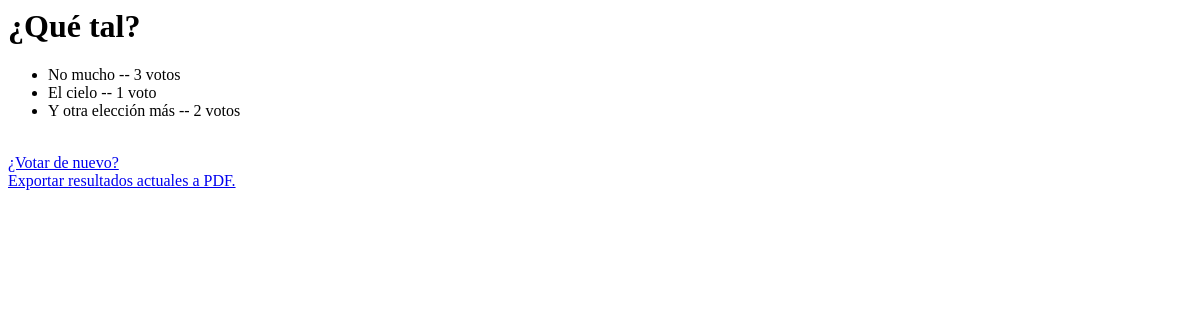
Before: /polls/1/resultados/ with the older database file.
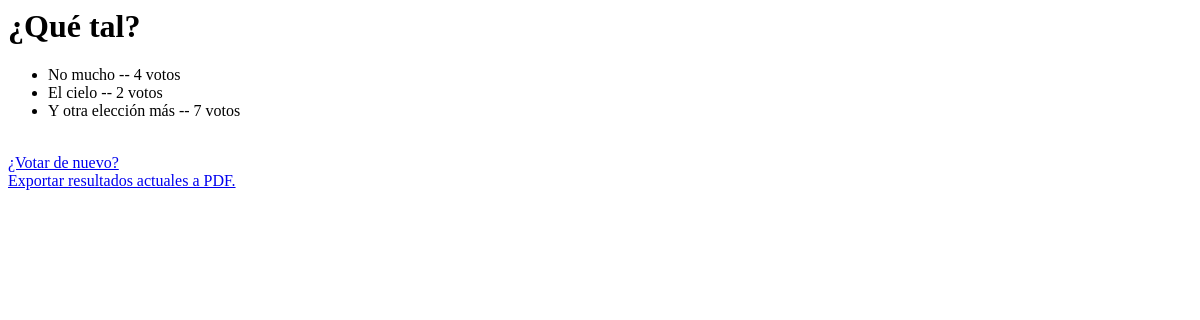
After: the same page with the newer database file.
### polls/models.py (models this page shows, shortened)
class Pregunta(models.Model):
    texto_pregunta = models.CharField(max_length=200)
    fecha_publicacion = models.DateTimeField('Fecha de publicación')
    favorita = models.BooleanField('Favorito', default=False)
    def ha_sido_publicado_recientemente(self):
        ahora = timezone.now()
        return ahora - datetime.timedelta(days=1) <= self.fecha_publicacion <= ahora
    ha_sido_publicado_recientemente.admin_order_field = 'fecha_publicacion'
    ha_sido_publicado_recientemente.boolean = True
    ha_sido_publicado_recientemente.short_description = '¿Ha sido publicado recientemente?'

class Eleccion(models.Model):
    pregunta = models.ForeignKey(Pregunta, on_delete=models.CASCADE)
    texto_eleccion = models.CharField(max_length=200)
    votos = models.IntegerField(default=0)

### polls/views.py (the view)
# urls.py: path('<int:pk>/resultados/', views.ResultadosView.as_view(), name='Resultados'),
class ResultadosView(generic.DetailView):
    model = Pregunta
    template_name = 'polls/resultado.html'

### polls/templates/polls/resultado.html (shortened to what this page needs)
<h1> {{ pregunta.texto_pregunta }} </h1>
<ul>
    {% for eleccion in pregunta.eleccion_set.all %}
    <li> {{ eleccion.texto_eleccion }} -- {{ eleccion.votos}} voto{{ eleccion.votos|pluralize }}</li>
    {% endfor %}
</ul>
<a href="{% url 'polls:Detalle' pregunta.id %}">¿Votar de nuevo?</a>
<a href="{% url 'polls:Exportar' pregunta.id %}">Exportar resultados actuales a PDF.</a>

Changed rows visible on the page:
changed Eleccion "No mucho": votos "3" → "4"
changed Eleccion "El cielo": votos "1" → "2"
changed Eleccion "Y otra elección más": votos "2" → "7"
